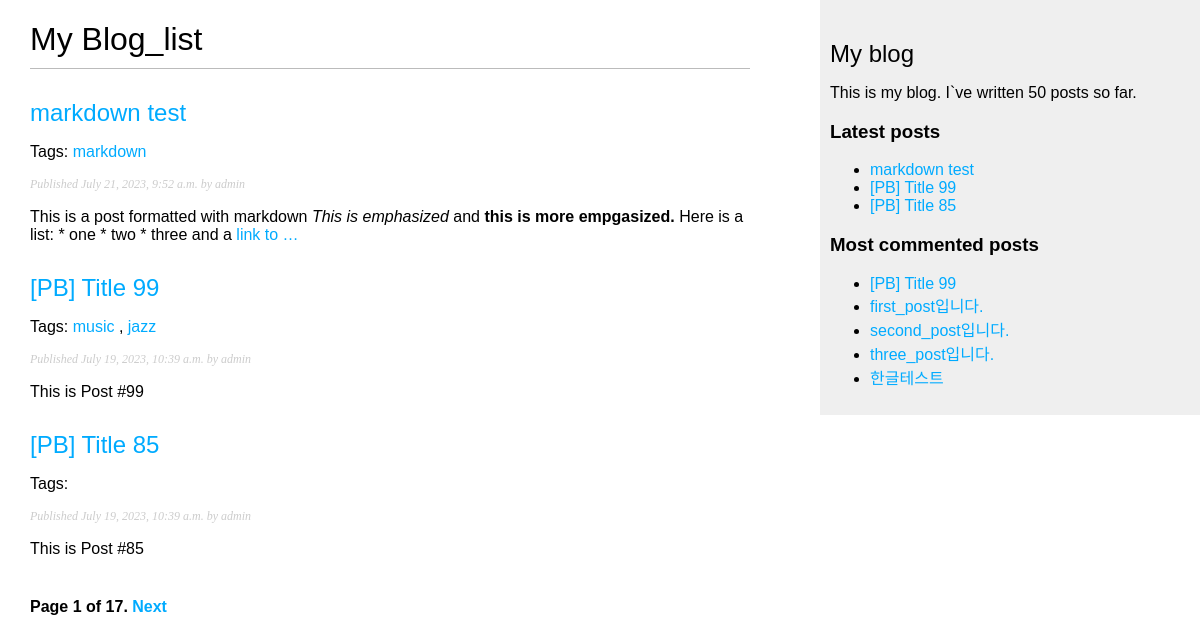
Page /blog/list/ on the earlier database version.
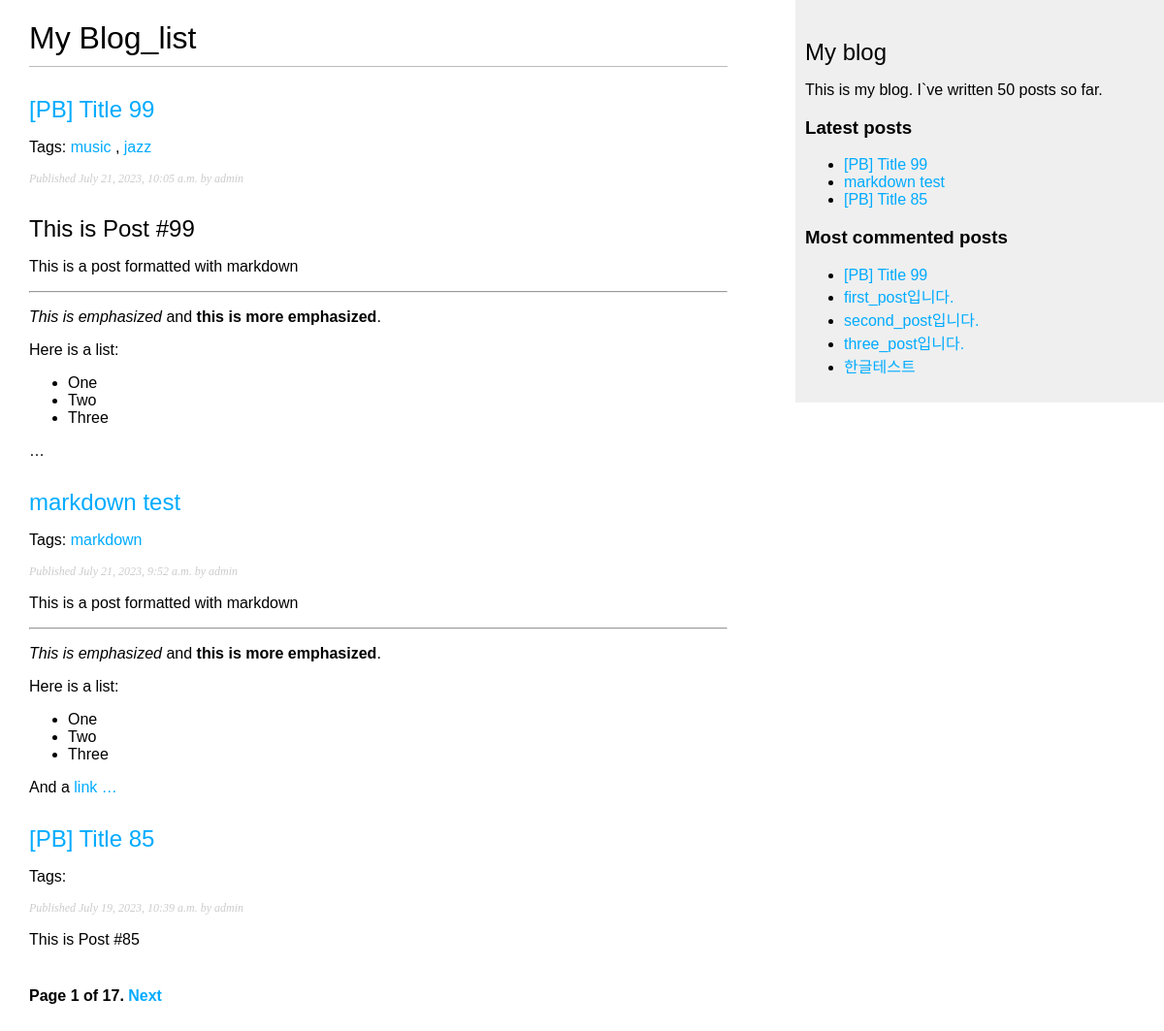
Same page on the later database version.
### blog/models.py (models this page shows, shortened)
class Post(models.Model):
    class Status(models.TextChoices):
        DRAFT = 'DF', 'Draft'
        PUBLISHED = 'PB', 'Published'
    title = models.CharField(max_length=250)
    slug = models.SlugField(max_length=250, unique_for_date='publish', allow_unicode=True)
    author = models.ForeignKey(
        User,
        on_delete=models.CASCADE,
        related_name='blog_posts'
    )
    body = models.TextField()
    publish = models.DateTimeField(default=timezone.now)
    created = models.DateTimeField(auto_now_add=True)
    updated = models.DateTimeField(auto_now=True)
    status = models.CharField(
        max_length=2,
        choices=Status.choices,
        default=Status.DRAFT
    )
    tags = TaggableManager()
    objects = models.Manager()
    published = PublishedManager()
    class Meta:
        ordering = ['-publish']
        indexes = [
            models.Index(fields=['-publish']),
        ]
    def get_absolute_url(self):
        return reverse('blog:post_detail',
                       args=[self.publish.year,
                             self.publish.month,
                             self.publish.day,
                             self.slug])

### blog/views.py (the view)
# urls.py: path('list/',views.post_list, name='post_list'),
def post_list(request, tag_slug=None):
    per_page = request.GET.get('per_page', 3)
    page_number = request.GET.get('page', 1)
    post_list = Post.published.all()
    tag = None
    if tag_slug:
        tag = get_object_or_404(Tag, slug=tag_slug)
        post_list = post_list.filter(tags__in=[tag])
    paginator = Paginator(post_list, per_page, orphans=1)
    try:
        posts = paginator.page(page_number)
    except PageNotAnInteger:
        posts = paginator.page(1)
    except EmptyPage:
        posts = paginator.page(paginator.num_pages)
    return render(request, 'blog/post/list.html',
                  {'posts': posts, 'tag': tag})

### blog/models.py (called while the page is built)
    def get_queryset(self):
        return super().get_queryset().filter(status=Post.Status.PUBLISHED)

### blog/templatetags/blog_tags.py (called while the page is built)
@register.simple_tag
def total_posts():
    return Post.published.count()

@register.inclusion_tag('blog/post/latest_posts.html')
def show_latest_posts(count=5):
    latest_posts = Post.published.order_by('-publish')[:count]
    return {'latest_posts': latest_posts}

@register.simple_tag
def get_most_commented_posts(count=5):
    return Post.published.annotate(
        total_comments=Count('comments')
    ).order_by('-total_comments')[:count]

@register.filter(name='markdown')
def markdown_format(text):
    return mark_safe(markdown.markdown(text))

### blog/templates/blog/post/list.html (shortened to what this page needs)
{% extends 'blog/base.html' %}
{% load blog_tags %}
{% block content %}
    <h1>My Blog_list</h1>
    {% for post in posts %}
        <h2>
            <a href="{{ post.get_absolute_url }}">
                {{ post.title }}
            </a>
        </h2>
        <p class="tags">
            Tags:
            {% for tag in post.tags.all %}
                <a href="{% url 'blog:post_list_by_tag' tag.slug %}">
                    {{ tag.name }}
                </a>
            {% if not forloop.last %},{% endif %}
            {% endfor %}
        </p>
        <p class="date">
            Published {{ post.publish }} by {{ post.author }}
        </p>
        {{ post.body|markdown|truncatewords:30 }}
    {% endfor %}
    {% if page_obj != null %}
        {% include "pagination.html" with page=page_obj %}
    {% else %}
        {% include "pagination.html" with page=posts %}
    {% endif %}
{% endblock content %}

### blog/templates/blog/base.html (shortened to what this page needs)
{% load blog_tags %}
{% load static %}
<!doctype html>
<html lang="en">
<head>
    <link rel="stylesheet" href="{% static 'css/blog.css' %}">
</head>
<body>
<div id="content">
    {% block content %}
    {% endblock content %}
</div>
<div id="sidebar">
    <h2>My blog</h2>
    <p>
        This is my blog.
        I`ve written {% total_posts %} posts so far.
    </p>
    <h3>Latest posts</h3>
    {% show_latest_posts 3 %}
    <h3>Most commented posts</h3>
    {% get_most_commented_posts as most_commented_posts %}
    <ul>
        {% for post in most_commented_posts %}
            <li>
                <a href="{{ post.get_absolute_url }}">
                    {{ post.title }}</a>
            </li>
        {% endfor %}
    </ul>
</div>
</body>
</html>

### blog/templates/pagination.html (shortened to what this page needs)
<div class="pagination">
    <span class="step-links">
        <span class="current">
            Page {{ page.number }} of {{ page.paginator.num_pages }}.
        </span>
        {% if page.has_next %}
            <a href="?page={{ page.next_page_number }}">Next</a>
        {% endif %}
    </span>
</div>

### blog/templates/blog/post/latest_posts.html
<ul>
    {% for post in latest_posts %}
        <li>
            <a href="{{ post.get_absolute_url }}">
                {{ post.title }}
            </a>
        </li>
    {% endfor %}
</ul>

### blog/static/css/blog.css (style rules this page uses)
body { margin:0; padding:0; font-family:helvetica, sans-serif; }
a { color:#00abff; text-decoration:none; }
h1 { font-weight:normal; border-bottom:1px solid #bbb; padding:0 0 10px 0; }
h2 { font-weight:normal; margin:30px 0 0; }
#content { float:left; width:60%; padding:0 0 0 30px; }
#sidebar { float:right; width:30%; padding:10px; background:#efefef; height:100%; }
p.date { color:#ccc; font-family: georgia, serif; font-size: 12px; font-style: italic; }
.pagination { margin:40px 0; font-weight:bold; }

Differences in the rows shown:
changed Post "[PB] Title 99": publish "July 19, 2023, 10:39 a.m." → "July 21, 2023, 10:05 a.m."; body "This is Post #99" → "This is Post #99 This is a post formatted with markdown This is emphasized and this is more emphasized . Here is a list: One Two Three …"; moves up the list
changed Post "markdown test": body "This is a post formatted with markdown This is emphasized and this is more empgasized. Here is a list: * one * two * three and a link to …" → "This is a post formatted with markdown This is emphasized and this is more emphasized . Here is a list: One Two Three And a link …"
